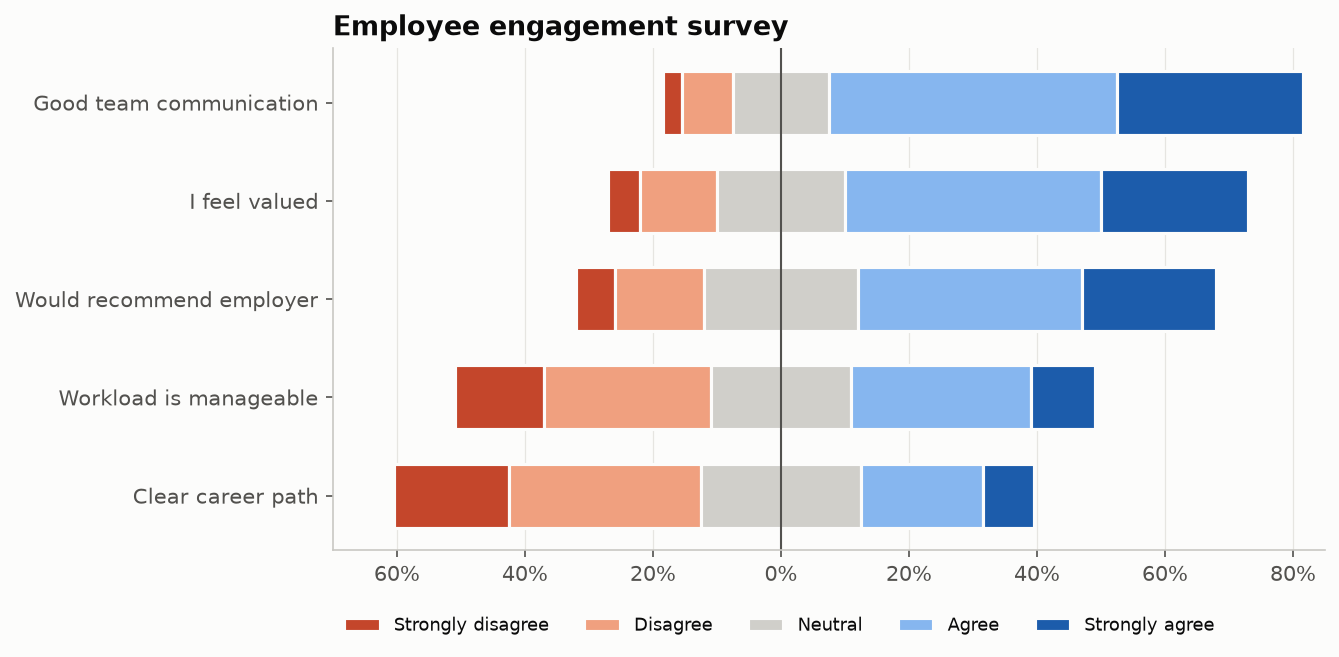

Here is the Python script that generated this plot:
"""
Diverging Stacked Bar (Likert)  -  family: Deviation

DESIGN PURPOSE
Stacks survey response levels so negative answers extend left and positive
answers extend right from a central neutral line. Overall sentiment and its
composition show together.

WHEN TO USE
  - Show Likert-scale survey results (disagree ↔ agree)
  - Compare sentiment across many questions or groups at a glance
  - Show ordered categorical responses that have a natural midpoint

AVOID WHEN
  - Responses are not ordered or have no natural neutral point
  - Readers need exact values for the inner segments (use a table)
  - There are more than 5–7 response levels

ALTERNATIVES
  - 100% stacked bar
  - Small-multiple bar charts per question

EXAMPLE
Employee engagement survey with five questions on a 5-point agreement scale.

Run:  python diverging_stacked_bar.py
"""
import sys
from pathlib import Path

import numpy as np
import pandas as pd
import matplotlib.pyplot as plt

# Library style: categorical colors in fixed order, recessive axes, hairline grid.
PALETTE = ["#2a78d6", "#eb6834", "#1baf7a", "#eda100",
           "#e87ba4", "#008300", "#6250d6", "#e34948"]
SEQ_CMAP = "Blues"      # sequential: one hue, light -> dark
DIV_CMAP = "RdBu_r"     # diverging: two opposite hues, neutral midpoint
GRAY = "#b8b7b1"        # de-emphasised marks
plt.rcParams.update({
    "figure.figsize": (8, 4.8), "figure.dpi": 110, "figure.facecolor": "#fcfcfb",
    "axes.facecolor": "#fcfcfb", "axes.edgecolor": "#c9c8c3", "axes.linewidth": 0.8,
    "axes.spines.top": False, "axes.spines.right": False,
    "axes.grid": True, "grid.color": "#e6e5e1", "grid.linewidth": 0.6, "axes.axisbelow": True,
    "axes.prop_cycle": plt.cycler(color=PALETTE),
    "axes.titlesize": 13, "axes.titleweight": "bold", "axes.titlelocation": "left",
    "axes.labelcolor": "#52514e", "xtick.color": "#52514e", "ytick.color": "#52514e",
    "text.color": "#0b0b0b", "font.size": 10, "lines.linewidth": 2,
    "legend.frameon": False,
})

# --- Example data ------------------------------------------------------------
levels = ["Strongly disagree", "Disagree", "Neutral", "Agree", "Strongly agree"]
questions = ["I feel valued", "Workload is manageable", "Clear career path",
             "Good team communication", "Would recommend employer"]
pct = np.array([[5, 12, 20, 40, 23],
                [14, 26, 22, 28, 10],
                [18, 30, 25, 19, 8],
                [3, 8, 15, 45, 29],
                [6, 14, 24, 35, 21]], dtype=float)
df = pd.DataFrame(pct, index=questions, columns=levels)
df = df.loc[(df["Agree"] + df["Strongly agree"]).sort_values().index]
df

# --- Plot --------------------------------------------------------------------
colors = ["#c4462b", "#f0a07f", "#d0cfca", "#86b6ef", "#1c5cab"]
left_start = -(df.iloc[:, 0] + df.iloc[:, 1] + df.iloc[:, 2] / 2)
fig, ax = plt.subplots(figsize=(9, 4.5))
left = left_start.values.copy()
for level, color in zip(df.columns, colors):
    ax.barh(df.index, df[level], left=left, color=color, label=level,
            height=0.65, edgecolor="#fcfcfb", linewidth=1.5)
    left += df[level].values
ax.axvline(0, color="#52514e", linewidth=1)
ax.set_xlim(-70, 85)
ax.set_xticks(range(-60, 81, 20))
ax.set_xticklabels([f"{abs(t)}%" for t in range(-60, 81, 20)])
ax.grid(axis="y", visible=False)
ax.set_title("Employee engagement survey")
ax.legend(ncol=5, loc="upper center", bbox_to_anchor=(0.45, -0.1), fontsize=8.5)
fig.tight_layout()

# --- Save / show -------------------------------------------------------------
out = Path(__file__).with_name(Path(__file__).stem + ".png")
fig.savefig(out, dpi=150, bbox_inches="tight")
print(f"saved {out}")
if "--no-show" not in sys.argv:
    plt.show()
